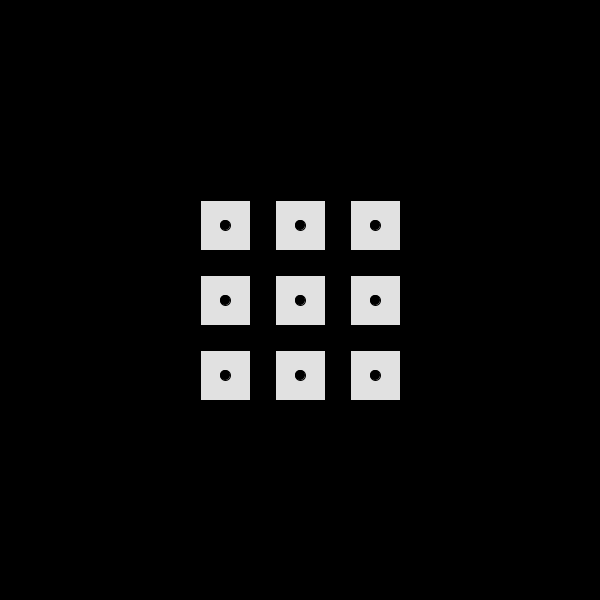
Frame 1 (no input)
Frame 2 (the mouse pressed at the canvas centre, redrawn once): identical to frame 1, image omitted

The Processing sketch that drew this single still picture (run headless with seeded random() and noise(); the mouse was pressed at the canvas centre and the sketch redrawn once):

// Processing sketch: Dice
// ── Dice.pde
Die Die1;
Die Die2;
Die Die3;
Die Die4;
Die Die5;
Die Die6;
Die Die7;
Die Die8;
Die Die9;

void setup(){
  //no loop means that draw is only called once
  //OR if you ever call redraw()
  size(600, 600);
  noLoop();
  Die1 = new Die(width/2, height/ 2);
  Die2 = new Die(width/2-75, height/ 2);
  Die3 = new Die(width/2+75, height/ 2);
  Die4 = new Die(width/2, height/ 2-75);
  Die5 = new Die(width/2, height/ 2+75);
  Die6 = new Die(width/2+75, height/ 2-75);
  Die7 = new Die(width/2-75, height/ 2+75);
  Die8 = new Die(width/2-75, height/ 2-75);
  Die9 = new Die(width/2+75, height/ 2+75);
  
}

void draw(){
  background(0);
  Die1.show();
  Die2.show();
  Die3.show();
  Die4.show();
  Die5.show();
  Die6.show();
  Die7.show();
  Die8.show();
  Die9.show();
  
  //your code here
}

void mousePressed(){
  //No real work for you to do here
  //calling redraw will do the necessary work 
  //to redraw your processing script
  redraw();
}


//Dice: Models a single 6 sided dice cube
//Each instance should randomly assign itself a value from 1 to 6
class Die {
  int x_pos, y_pos;
	//variable declarations for your Die instances here
	
	//constructor
	Die(int x, int y){
		//variable initializations here
    x_pos = x;
    y_pos = y;
	}
	
	//Simulate a roll of a die
	void roll(){
		//your code here, 
		//should randomly assign a value from 1 to 6
	}
	
	/*
	  Use the randomly assigned roll value to draw the face of a die
	*/
	void show(){
    pushMatrix();
    translate(x_pos, y_pos);
    fill(225);
    rect(-25, -25, 50, 50);
    fill(0);
    ellipse(0, 0, 10, 10);
    popMatrix();
		//your code here
	}
}
